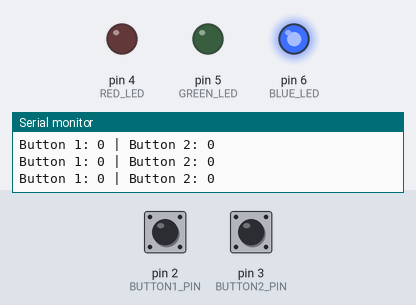
This sketch was run on a simulated Arduino Uno, built with avr-gcc and run on an emulated ATmega328P. On the bench: output pins drawn as LEDs (lit = HIGH), the last lines printed to the serial monitor. Inputs (shaded band) come from the test bench; at power-on: pin 2 (BUTTON1_PIN) HIGH, pin 3 (BUTTON2_PIN) HIGH.

Above: at 1.2 s.
1.3 s: pin 2 (BUTTON1_PIN) pulled LOW for 0.15 s
At 2.0 s:
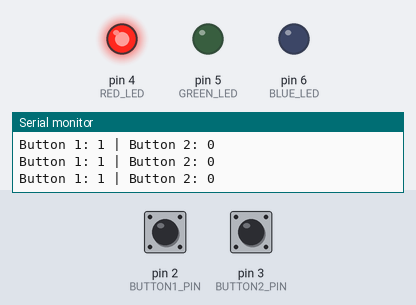
3.0 s: pin 3 (BUTTON2_PIN) pulled LOW for 0.15 s
At 3.6 s:
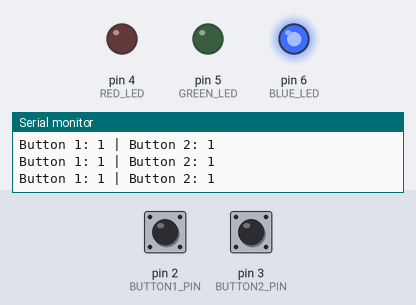
4.7 s: pin 3 (BUTTON2_PIN) pulled LOW for 1 s
At 6.0 s:
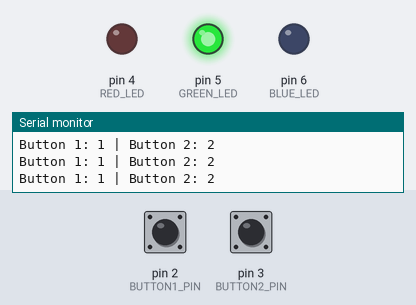
7.2 s: pin 2 (BUTTON1_PIN) pulled LOW for 1 s
At 9.6 s:
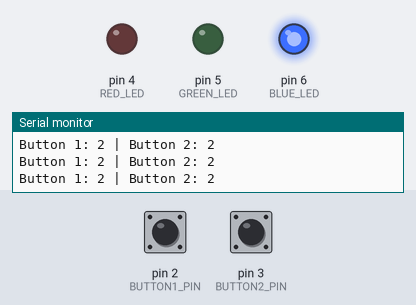
Timing chart, 0 to 10.7 s (numbered marks = the images above; inputs shaded):
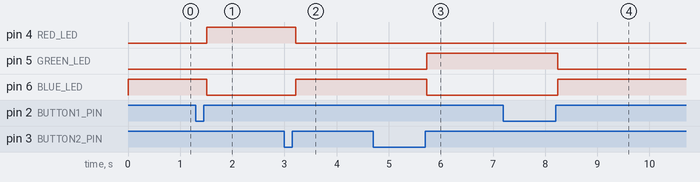

The sketch:

Lab2Project1.ino
```cpp
#include <avr/io.h>
#include <avr/interrupt.h>
#include <util/delay.h> // Include for _delay_ms()

// Pin definitions
#define RED_LED 4      // Red LED on Pin 3
#define GREEN_LED 5    // Green LED on Pin 4
#define BLUE_LED 6     // Blue LED on Pin 5
#define BUTTON1_PIN 2  // Button 1 on Pin 2 (INT0)
#define BUTTON2_PIN 3  // Button 2 on Pin 3 (INT1)

// Variables to track button presses
volatile int button1_count = 0;
volatile int button2_count = 0;

void setup() {
    Serial.begin(9600); // Start serial communication

    // Configure LED pins as output
    DDRD |= (1 << RED_LED) | (1 << GREEN_LED) | (1 << BLUE_LED);

    // Configure button pins as input
    DDRD &= ~(1 << BUTTON1_PIN); // Set BUTTON1_PIN as input
    DDRD &= ~(1 << BUTTON2_PIN); // Set BUTTON2_PIN as input
    PORTD |= (1 << BUTTON1_PIN); // Enable pull-up resistor for Button 1
    PORTD |= (1 << BUTTON2_PIN); // Enable pull-up resistor for Button 2

    // Configure external interrupts for buttons
    EICRA |= (1 << ISC01) | (1 << ISC00); // INT0: Rising edge triggers ISR (Button 1)
    EICRA |= (1 << ISC11) | (1 << ISC10); // INT1: Rising edge triggers ISR (Button 2)
    EIMSK |= (1 << INT0) | (1 << INT1);   // Enable INT0 and INT1

    // Enable global interrupts
    sei();

    // Turn off all LEDs initially
    PORTD &= ~((1 << RED_LED) | (1 << GREEN_LED) | (1 << BLUE_LED));
}

void loop() {
    // Compare button press counts and update LEDs
    if (button1_count > button2_count) {
        // Turn on Red LED
        PORTD |= (1 << RED_LED);
        PORTD &= ~((1 << GREEN_LED) | (1 << BLUE_LED));
    } else if (button1_count == button2_count) {
        // Turn on Blue LED
        PORTD |= (1 << BLUE_LED);
        PORTD &= ~((1 << RED_LED) | (1 << GREEN_LED));
    } else {
        // Turn on Green LED
        PORTD |= (1 << GREEN_LED);
        PORTD &= ~((1 << RED_LED) | (1 << BLUE_LED));
    }

    // Print button counts to Serial Monitor
    Serial.print("Button 1: ");
    Serial.print(button1_count);
    Serial.print(" | Button 2: ");
    Serial.println(button2_count);

    // Short delay to avoid LED flickering
    _delay_ms(100);
}

// ISR for Button 1 (INT0)
ISR(INT0_vect) {
    button1_count++;
}

// ISR for Button 2 (INT1)
ISR(INT1_vect) {
    button2_count++;
}
```

Measured:
- after the input at 1.3 s, pin 4 (RED_LED): LOW → HIGH after 0.21 s; pin 6 (BLUE_LED): HIGH → LOW after 0.21 s
- after the input at 3.0 s, pin 4 (RED_LED): HIGH → LOW after 0.22 s; pin 6 (BLUE_LED): LOW → HIGH after 0.22 s
- after the input at 4.7 s, pin 5 (GREEN_LED): LOW → HIGH after 1.0 s; pin 6 (BLUE_LED): HIGH → LOW after 1.0 s
- after the input at 7.2 s, pin 5 (GREEN_LED): HIGH → LOW after 1.0 s; pin 6 (BLUE_LED): LOW → HIGH after 1.0 s
